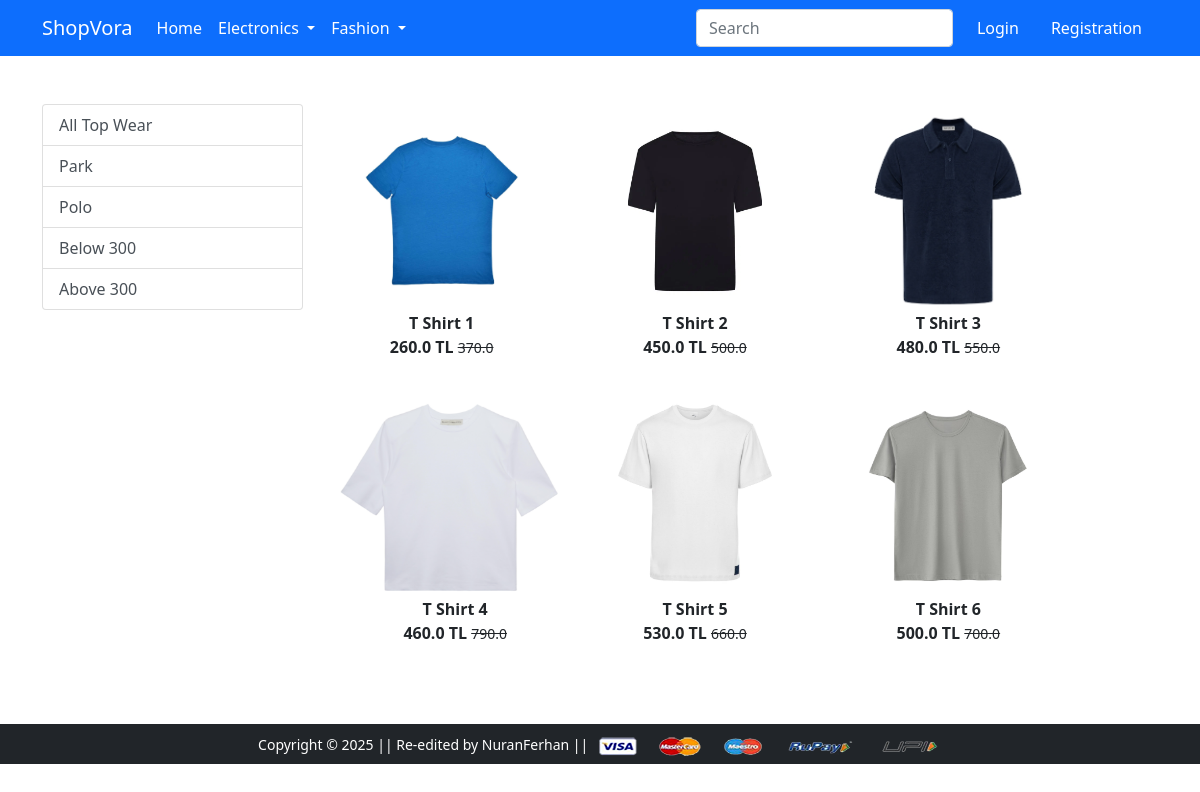
Screenshot of /topwear/ with the database file from the repository.
### app/models.py (models this page shows, shortened)
class Product(models.Model):
    title = models.CharField(max_length=100)
    selling_price = models.FloatField()
    discounted_price = models.FloatField()
    description = models.TextField()
    brand = models.CharField(max_length=100)
    category = models.CharField(choices=CATEGORY_CHOICES, max_length=2)
    product_image = models.ImageField(upload_to='product_images/', null=True, blank=True)
    class Meta:
        db_table = 'app_product'

### app/views.py (the view)
# urls.py: path('topwear/', views.topwear, name='topwear'),
def topwear(request, data=None):
    if data is None:
        topwears = Product.objects.filter(category='TW')
    elif data in ['Polo' , 'Park']:
        topwears = Product.objects.filter(category='TW', brand=data)
    elif data == 'below':
        topwears = Product.objects.filter(category='TW', discounted_price__lt=300)
    elif data == 'above':
        topwears = Product.objects.filter(category='TW', discounted_price__gt=300)
    return render(request, 'app/topwear.html', {'topwears': topwears})

### app/templates/app/topwear.html (shortened to what this page needs)
{% extends 'app/base.html' %}
{% load static %}
{% block main-content %}
<div class="container my-5">
    <div class="row">
        <div class="col-sm-3">
            <div class="list-group">
                <a href="{% url 'topwear' %}" class="list-group-item list-group-item-action" aria-current="true">All Top Wear</a>
                <a href="{% url 'topweardata' 'Park' %}" class="list-group-item list-group-item-action" aria-current="true">Park</a>
                <a href="{% url 'topweardata' 'Polo' %}" class="list-group-item list-group-item-action" aria-current="true">Polo</a>
                <a href="{% url 'topweardata' 'below' %}" class="list-group-item list-group-item-action" aria-current="true">Below 300</a>
                <a href="{% url 'topweardata' 'above' %}" class="list-group-item list-group-item-action" aria-current="true">Above 300</a>
            </div>
        </div>
        <div class="col-sm-8">
            <div class="row">
                {% for product in topwears %}
                <div class="col-sm-4 text-center mb-4">
                    <a href="{% url 'product-detail' product.id %}" class="btn">
                        <div class="item">
                        <img src="{{product.product_image.url}}" alt="" height="200" class="">
                        <div class="fw-bold">{{product.title}}</div>
                        <div class="fw-bold">{{product.discounted_price}} TL <small class="fw-light text-decoration-line-through">{{product.selling_price}}</small></div>
                        </div>
                    </a>
                </div>
                {% endfor %}
            </div>
        </div>
    </div>
</div>
{% endblock main-content %}

### rows the page displays
Product: product_image (picture), title "T Shirt 1", discounted_price "260.0", selling_price "370.0"
Product: product_image (picture), title "T Shirt 2", discounted_price "450.0", selling_price "500.0"
Product: product_image (picture), title "T Shirt 3", discounted_price "480.0", selling_price "550.0"
Product: product_image (picture), title "T Shirt 4", discounted_price "460.0", selling_price "790.0"
Product: product_image (picture), title "T Shirt 5", discounted_price "530.0", selling_price "660.0"
Product: product_image (picture), title "T Shirt 6", discounted_price "500.0", selling_price "700.0"
